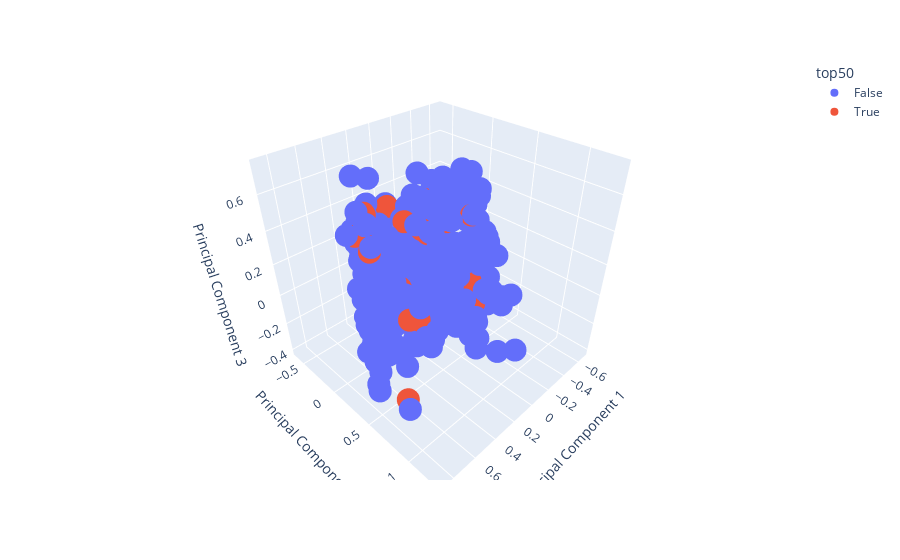

Notebook code for this chart:
### Code cell
fig = px.scatter_3d(pc, x = "Principal Component 1", y = "Principal Component 2", 
    z = "Principal Component 3", hover_data = ["song", "top50"], color = "top50")
fig.update_scenes(aspectratio = dict(x=1, y=1, z=1))

### Figure 1 — Plotly figure (JSON) as saved in the notebook; plotly's stock layout.template omitted (floating-point values rounded to 4 significant figures; data arrays with more than 128 entries replaced by an {"elided": "..."} marker saying what was removed)
{"data": [{"customdata": {"elided": "443x2 mixed values"}, "hovertemplate": "top50=%{customdata[1]}<br>Principal Component 1=%{x}<br>Principal Component 2=%{y}<br>Principal Component 3=%{z}<br>song=%{customdata[0]}<extra></extra>", "legendgroup": "False", "marker": {"color": "#636efa", "symbol": "circle"}, "mode": "markers", "name": "False", "scene": "scene", "showlegend": true, "type": "scatter3d", "x": {"elided": "443 float values"}, "y": {"elided": "443 float values"}, "z": {"elided": "443 float values"}}, {"customdata": {"elided": "72x2 mixed values"}, "hovertemplate": "top50=%{customdata[1]}<br>Principal Component 1=%{x}<br>Principal Component 2=%{y}<br>Principal Component 3=%{z}<br>song=%{customdata[0]}<extra></extra>", "legendgroup": "True", "marker": {"color": "#EF553B", "symbol": "circle"}, "mode": "markers", "name": "True", "scene": "scene", "showlegend": true, "type": "scatter3d", "x": [-0.08128, -0.2566, -0.09123, 0.312, -0.127, 0.04588, -0.2164, 0.5209, 0.4254, 0.1507, -0.2478, 0.04522, -0.512, -0.4378, 0.08786, -0.2037, 0.001739, -0.4179, -0.09256, -0.4034, 0.2538, -0.5378, -0.5064, -0.1906, -0.03547, -0.5321, 0.3954, 0.05951, -0.1283, -0.5254, -0.1298, -0.5758, -0.2817, -0.2248, -0.09979, 0.05822, -0.3663, 0.4416, 0.3162, 0.3556, 0.2625, -0.2867, 0.2686, -0.029, 0.05609, 0.3003, -0.1725, 0.8047, 0.4965, -0.3243, 0.2201, -0.5278, -0.04652, -0.1825, -0.06024, -0.3902, -0.4266, -0.3998, 0.2518, 0.06313, -0.4311, -0.3209, -0.1266, -0.1346, -0.4922, -0.07493, 0.2475, -0.4481, 0.3225, -0.1475, -0.3503, -0.1113], "y": [-0.05824, 0.2931, -0.2912, -0.3563, 0.05217, 0.03427, 0.403, 0.04821, -0.1169, -0.04678, -0.0264, -0.4347, 0.1474, -0.1829, -0.2854, -0.07682, -0.108, 0.2647, 0.1693, -0.0958, -0.3744, -0.07712, -0.08994, -0.294, -0.0408, 0.08622, -0.1963, 0.006043, 0.4876, 0.0401, 0.4168, -0.06367, -0.05364, -0.1783, 0.08572, 0.07894, 0.1234, -0.28, 0.3353, 0.2643, -0.3083, -0.08016, -0.3709, -0.2195, -0.2263, -0.3581, -0.2106, 0.8587, 0.01558, 0.2926, -0.0437, 0.2279, 0.1366, 0.06899, 0.1214, -0.1547, 0.0508, -0.1681, -0.3824, -0.2154, -0.1725, -0.03821, -0.1746, 0.0624, -0.05523, -0.04069, -0.07973, -0.1988, -0.3322, -0.3345, -0.06195, -0.1439], "z": [0.2293, -0.05378, 0.3416, 0.2864, 0.263, 0.318, -0.06836, 0.3439, -0.3678, 0.3779, -0.2664, 0.3489, -0.002185, -0.235, -0.344, 0.02218, -0.3543, -0.2135, 0.3572, 0.3886, 0.2955, 0.1797, 0.411, -0.2096, 0.297, 0.1182, 0.3782, -0.3039, -0.09506, -0.2615, 0.4448, -0.2463, 0.3219, 0.3197, -0.2461, -0.2146, -0.2419, 0.3228, -0.07511, -0.08358, -0.1132, -0.266, 0.2332, -0.2976, -0.2853, 0.3874, 0.3143, -0.1399, -0.1674, -0.2243, -0.02246, -0.2281, -0.2167, -0.3163, -0.2107, -0.07351, -0.3076, -0.0778, 0.2085, -0.284, -0.2353, -0.1423, 0.3865, -0.2972, -0.3177, -0.3229, -0.2918, -0.2945, 0.4108, 0.2626, -0.1079, 0.4153]}], "layout": {"legend": {"title": {"text": "top50"}, "tracegroupgap": 0}, "margin": {"t": 60}, "scene": {"aspectratio": {"x": 1, "y": 1, "z": 1}, "domain": {"x": [0, 1], "y": [0, 1]}, "xaxis": {"title": {"text": "Principal Component 1"}}, "yaxis": {"title": {"text": "Principal Component 2"}}, "zaxis": {"title": {"text": "Principal Component 3"}}}}}
